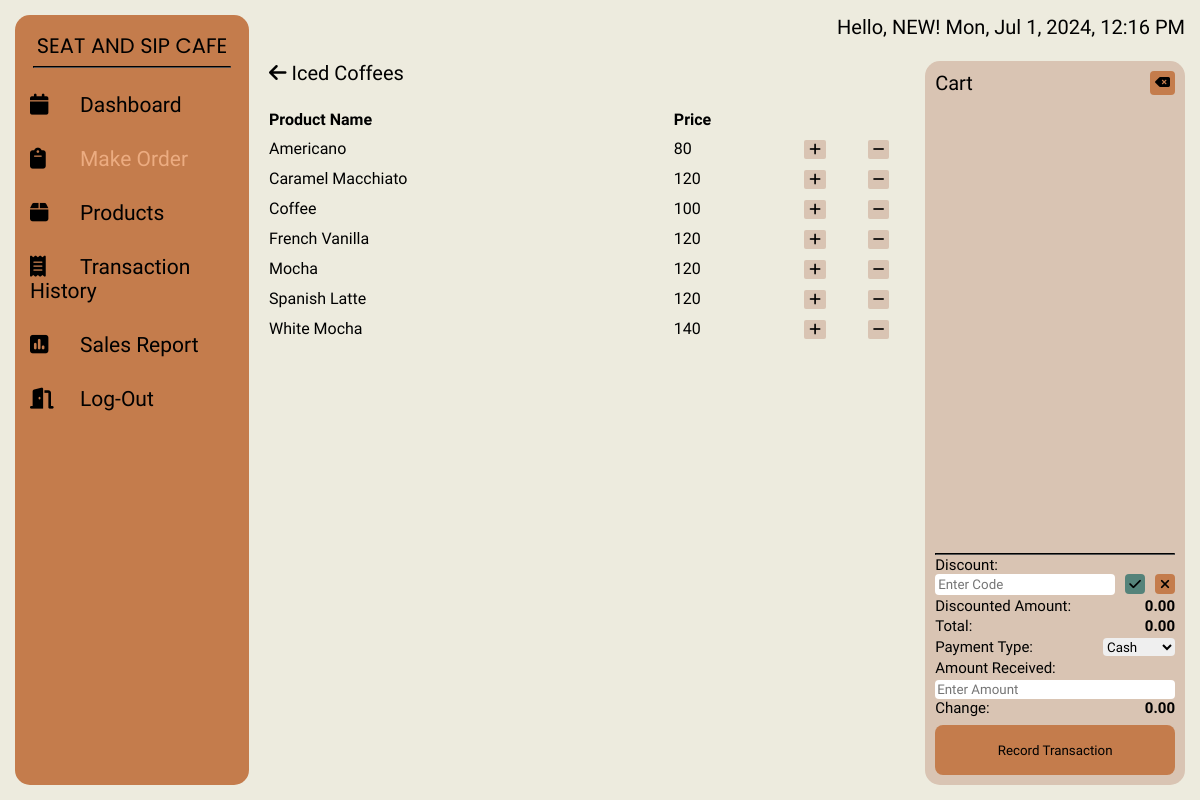
Page /staff/makeorder-list/iced-coffee.php (signed in) on the committed database.
### tables this page shows
CREATE TABLE `products` (
  `product_name` varchar(50) NOT NULL,
  `price` int(11) NOT NULL,
  `category_id` int(50) NOT NULL,
  `product_id` int(8) UNSIGNED ZEROFILL NOT NULL
);

### staff/makeorder-list/iced-coffee.php (the view, shortened to what this page needs)
<?php
    $user = $_SESSION['user'];
?>
<!DOCTYPE html>
<html lang="en">
<head>
    <link rel="stylesheet" href="../../styles/makeorder-list.css">
</head>
<body>
    <div class="wrapper">
        <div class="sidebar">
            <h2>SEAT AND SIP CAFE</h2>
            <hr class="line">
            <nav>
                <ul>
                    <li><a href="../dashboard.php" ><i class="fas fa-solid fa-calendar"></i>Dashboard</a></li>
                    <li><a href="../makeorder.php" class="current"><i class="fas fa-solid fa-clipboard"></i>Make Order</a></li>
                    <li><a href="../products.php"><i class="fas fa-solid fa-box"></i>Products</a></li>
                    <li><a href="../transaction_history.php"><i class="fas fa-solid fa-receipt"></i>Transaction History</a></li>
                    <li><a href="../sales.php"><i class="fas fa-solid fa-square-poll-vertical"></i>Sales Report</a></li>
                    <li><a href="../config/logout.php"><i class="fas fa-solid fa-door-open"></i>Log-Out</a></li>
                </ul>
            </nav>
        </div>
        <div class="main_content">
            <div class="header">
                <div>Hello, <?php Print "$user"?>! <span id='date-time'></span></div>
            </div>
            <div class="info">
                <div class="product-list">
                    <div class="head">
                        <a href="../makeorder.php" class="back"> <i class="fa-solid fa-arrow-left"></i>  <span class="heading"> Iced Coffees</span>  </a>
                    </div>
                    <div class="body">
                        <table>
                            <tr>
                                <th>Product Name</th>
                                <th>Price</th>
                            </tr>
                            <?php
                                $servername = "localhost";
                                $username_db = "root";
                                $password_db = "";
                                $db_name = "pos";
                                $conn = mysqli_connect($servername, $username_db, $password_db, $db_name);
                                $query = mysqli_query($conn, "SELECT product_name, price FROM products WHERE category_id ='5' ORDER BY product_name ASC ");
                                while($row = mysqli_fetch_array($query)){
                                    Print "<tr>";
                                        Print "<td> " . $row['product_name'] . " </td>";
                                        Print "<td> " . $row["price"] . " </td>";
                                        Print '<td class="action-row"><button class="button button-plus"><i class="fa-solid fa-plus"></i></button></td>';
                                        Print '<td class="action-row"><button class="button button-minus"><i class="fa-solid fa-minus"></i></button></td>';
                                    Print "</tr>";
                                }
                            ?>
                        </table>
                    </div>
                </div>
                <div class="cart-section">
                    <div class="cart-head">
                        <div class="cart-void">
                            <span >Cart </span>
                            <button id="void-cart-btn" class="void-cart-btn" title="Void Cart"><i class="fa-solid fa-delete-left"></i></button>
                        </div>
                    </div>
                    <div class="cart-foot">
                        <hr class="liner">
                        <div class="discount-option">
                            <label for="discount-code">Discount:</label>
                            <div class="discount-input">
                                <input type="text" id="discount-code" class="discount-code-input" placeholder="Enter Code">
                                <div class="button-container">
                                    <button id="apply-discount-btn" class="apply-discount-btn" title="Apply Discount"><i class="fa-solid fa-check"></i></button>
                                    <button id="remove-discount-btn" class="remove-discount-btn" title="Remove Discount"> <i class="fa-solid fa-xmark"></i> </button>
                                </div>
                            </div>
                        </div>
                        <p class="discount-amount">Discounted Amount: <span id="discounted-amount" class="impotant-cart-details">0.00</span></p>
                        <p class="total-amount" >Total: <span id="total-amount" class="impotant-cart-details">0.00</span></p>
                        <div class="payment-option">
                            <label for="payment-type">Payment Type:</label>
                            <select id="payment-type"  class="payment-type" name="payment-type">
                                <option value="cash">Cash</option>
                            </select>
                        </div>
                        <div class="amount-received">
                            <label for="amount-received">Amount Received:</label>
                            <input type="number" id="amount-received" class="amount-recieved-input" placeholder="Enter Amount">
                        </div>
                        <p>Change: <span id="change-amount" class="impotant-cart-details">0.00</span></p>
                        <button class="payment-btn" onclick="recordTransaction()">Record Transaction</button>
                    </div>
                </div>
            </div>
        </div>
    </div>
</body>
</html>

### styles/makeorder-list.css (style rules this page uses)
html { font-size: 62.5%; }
* { margin: 0; padding: 0; box-sizing: border-box; list-style: none; text-decoration: none; font-family: Zen Kaku Gothic New, 'Source Sans Pro'; color: black; }
body { background-color: #EDEBDE; }
.wrapper { max-width: 140em; padding: 2rem; display: grid; grid-template-columns: 20% 1fr; gap: 2rem; min-height: 100vh; min-width: 100vw; }
.wrapper .sidebar { background: #C47C4C; padding: 1.5rem 0; border-radius: 1.5rem; }
.wrapper .sidebar h2 { text-align: center; font-size: 2.7rem; font-weight: 400; color: black; font-family: Poppins, 'Source Sans Pro'; text-transform: uppercase; text-align: center; }
hr.line { margin: 5px auto; width: 85%; border-color: black; margin-bottom: 1rem; }
.wrapper .sidebar ul li { padding: 15px; font-size: 2.1rem; font-family: Zen Kaku Gothic Antique, 'Source Sans Pro'; font-weight: 400; }
.wrapper .sidebar ul li a { color: black; display: block; }
.wrapper .sidebar ul li a .fas { width: 50px; }
.wrapper .sidebar .current { color: #ECAC81; }
.wrapper .main_content { width: 100%; display: grid; grid-template-rows: 4% 1fr; gap: 1.5rem; }
.wrapper .main_content .header { text-align: right; font-size: 2rem; display: flex; justify-content: space-between; padding: 0 0 1rem 0; }
.wrapper .main_content .header div { margin-left: auto; }
.wrapper .main_content .info { font-size: 2rem; display: grid; grid-template-columns: 70% 1fr; gap: 1.5rem; }
.wrapper .main_content .info .product-list { display: flex; flex-direction: column; overflow-y: auto; max-height: 63rem; }
.wrapper .main_content .info .product-list .head { display: flex; gap: 4rem; }
.wrapper .main_content .info .product-list .body { display: flex; margin-top: 2rem; border-radius: 1.5rem; text-align: center; overflow-y: auto; border-radius: 0; }
.wrapper .main_content .info .product-list .action-row { text-align: center; }
.wrapper .main_content .info .product-list .button { background-color: #D9C4B3; border: none; border-radius: 2px; padding: .2rem .5rem; cursor: pointer; }
.wrapper .main_content .info .product-list .body table { width: 100%; border-collapse: collapse; }
.wrapper .main_content .info .product-list .body th, td { text-align: left; font-size: .8em; padding: .5rem 0; }
.wrapper .main_content .info .cart-section { position: relative; background: #D9C4B3; border-radius: 1.5rem; min-height: 63rem; }
.cart-head { padding: 1rem; }
.cart-head .cart-void { display: flex; justify-content: space-between; }
.cart-head .cart-void span { font-size: 2rem; }
.cart-head .cart-void .void-cart-btn { padding: 0 .5rem; background-color: #C47C4C; border: none; border-radius: 4px; cursor: pointer; }
hr.liner { margin: 5px auto; width: 85%; border-color: black; margin-bottom: 1rem; }
.cart-foot { position: absolute; bottom: 0; padding: 1rem; text-align: left; font-size: 1.5rem; font-weight: 400; color: black; width: 100%; }
.cart-foot hr { margin: .1rem 0; width: 100%; }
.cart-foot .impotant-cart-details { float: right; font-weight: bold; font-size: 1.; }
.total-amount, .discount-amount { margin-top: 2px; }
.discount-input { display: flex; }
.button-container { display: flex; }
.discount-code-input { border: none; border-radius: 4px; cursor: pointer; padding: 0.3rem; width: 100%; }
.apply-discount-btn, .remove-discount-btn { width: 20px; height: 20px; outline: none; background-color: #55837A; border: none; border-radius: 4px; cursor: pointer; margin-left: 10px; }
.remove-discount-btn { background-color: #C47C4C; }
.payment-option { display: flex; justify-content: space-between; margin-bottom: 3px; margin-top: 3px; }
.payment-option label { flex: 1; margin-right: 1rem; }
.payment-option select { border: none; border-radius: 4px; cursor: pointer; width: 30%; }
.amount-received input { margin-top: 0.3rem; border: none; border-radius: 4px; cursor: pointer; width: 100%; padding: 0.2rem; }
.payment-btn { width: 100%; outline: none; background-color: #C47C4C; border: none; border-radius: 8px; cursor: pointer; margin-top: .8rem; height: 5rem; }
@media screen and (max-width: 1400px) and (min-width: 1150px) { .wrapper { padding: 1.5rem; margin: 0; } }
@media screen and (max-width: 1350px) and (min-width: 1000px) { .wrapper .sidebar h2 { font-size: 2.1rem; } }

### rows in the picture
products: product_name "Americano", price "80"
products: product_name "Caramel Macchiato", price "120"
products: product_name "Coffee", price "100"
products: product_name "French Vanilla", price "120"
products: product_name "Mocha", price "120"
products: product_name "Spanish Latte", price "120"
products: product_name "White Mocha", price "140"

### other values in the picture
$user "NEW"
